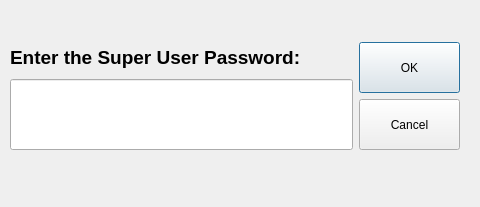
<?xml version="1.0" encoding="UTF-8"?>
<ui version="4.0">
 <class>PasswordDialog</class>
 <widget class="QDialog" name="PasswordDialog">
  <property name="geometry">
   <rect>
    <x>0</x>
    <y>0</y>
    <width>480</width>
    <height>207</height>
   </rect>
  </property>
  <property name="windowTitle">
   <string>Dialog</string>
  </property>
  <widget class="QWidget" name="">
   <property name="geometry">
    <rect>
     <x>10</x>
     <y>11</y>
     <width>450</width>
     <height>171</height>
    </rect>
   </property>
   <layout class="QGridLayout" name="gridLayout_3">
    <item row="0" column="0">
     <layout class="QGridLayout" name="gridLayout">
      <item row="0" column="0">
       <widget class="QLabel" name="label">
        <property name="text">
         <string>&lt;!DOCTYPE HTML PUBLIC &quot;-//W3C//DTD HTML 4.0//EN&quot; &quot;http://www.w3.org/TR/REC-html40/strict.dtd&quot;&gt;
&lt;html&gt;&lt;head&gt;&lt;meta name=&quot;qrichtext&quot; content=&quot;1&quot; /&gt;&lt;style type=&quot;text/css&quot;&gt;
p, li { white-space: pre-wrap; }
&lt;/style&gt;&lt;/head&gt;&lt;body style=&quot; font-family:'Ubuntu'; font-size:11pt; font-weight:400; font-style:normal;&quot;&gt;
&lt;table border=&quot;0&quot; style=&quot;-qt-table-type: root; margin-top:4px; margin-bottom:4px; margin-left:4px; margin-right:4px;&quot;&gt;
&lt;tr&gt;
&lt;td style=&quot;border: none;&quot;&gt;
&lt;p style=&quot; margin-top:0px; margin-bottom:0px; margin-left:0px; margin-right:0px; -qt-block-indent:0; text-indent:0px;&quot;&gt;&lt;span style=&quot; font-family:'MS Shell Dlg 2'; font-size:14pt; font-weight:600;&quot;&gt;Enter the Super User Password:&lt;/span&gt;&lt;/p&gt;&lt;/td&gt;&lt;/tr&gt;&lt;/table&gt;&lt;/body&gt;&lt;/html&gt;</string>
        </property>
       </widget>
      </item>
      <item row="1" column="0">
       <widget class="QLineEdit" name="passwordLineEdit">
        <property name="minimumSize">
         <size>
          <width>0</width>
          <height>71</height>
         </size>
        </property>
        <property name="font">
         <font>
          <pointsize>24</pointsize>
         </font>
        </property>
       </widget>
      </item>
     </layout>
    </item>
    <item row="0" column="1">
     <layout class="QGridLayout" name="gridLayout_2">
      <item row="0" column="0">
       <widget class="QPushButton" name="OKButton">
        <property name="minimumSize">
         <size>
          <width>101</width>
          <height>51</height>
         </size>
        </property>
        <property name="maximumSize">
         <size>
          <width>101</width>
          <height>51</height>
         </size>
        </property>
        <property name="text">
         <string>OK</string>
        </property>
       </widget>
      </item>
      <item row="1" column="0">
       <widget class="QPushButton" name="cancelButton">
        <property name="minimumSize">
         <size>
          <width>101</width>
          <height>51</height>
         </size>
        </property>
        <property name="maximumSize">
         <size>
          <width>101</width>
          <height>51</height>
         </size>
        </property>
        <property name="text">
         <string>Cancel</string>
        </property>
       </widget>
      </item>
     </layout>
    </item>
   </layout>
  </widget>
 </widget>
 <resources/>
 <connections/>
</ui>
